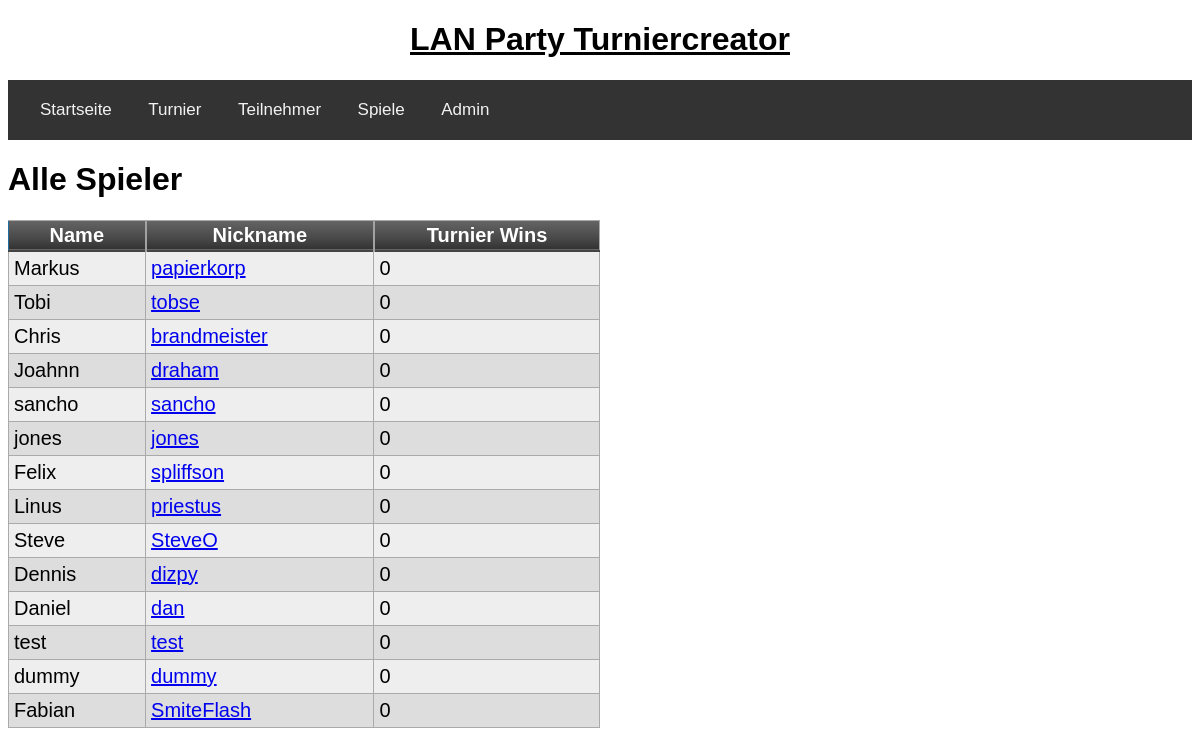
The app's page /teilnehmer with its own data.
### tables this page shows
CREATE TABLE teilnehmer(teilnehmerid integer primary key autoincrement, name text, nickname text unique);

### app/routes.py (the view)
@app.route('/teilnehmer', methods=["POST", "GET"])
def teilnehmer():
	alle_teilnehmer = get_all_teilnehmer()
	return render_template('player_all.html', title="Alle Teilnehmer Übersicht", alle_teilnehmer=alle_teilnehmer)

### app/db/db.py (called while the page is built)
def get_all_teilnehmer():
	query = 'select name, nickname from teilnehmer;'
	return execute_select_query(query)

def execute_select_query(query):
	try:
		cursor.execute(query)
		return cursor.fetchall()
	except sqlite3.IntegrityError as e:
		return "Integrity Error: " + str(e)
	connection.close()

### app/templates/player_all.html
{% extends "base.html" %}
{% block app_content %}
        <h1>Alle Spieler</h1>
        <table class="myTable">
            <thead>
                <tr>
                    <th>Name</th>
                    <th>Nickname</th>
                    <th>Turnier Wins</th>
                </tr>
            </thead>
            {% for teilnehmer in alle_teilnehmer %}
                <tr>
                    <td>{{ teilnehmer[0] }}</td>
                    <td><a href="{{ url_for("profil", nickname=teilnehmer[1]) }}">{{ teilnehmer[1] }}</a></td>
                    <td>0</td>
                </tr>
            {% endfor %}
        </table>
{% endblock %}

### app/static/index.css (style rules this page uses)
* { font-family: sans-serif; }

### app/static/tables.css (style rules this page uses)
table.myTable { border: 1px solid #1C6EA4; background-color: #EEEEEE; min-width: 50%; width: auto; text-align: left; border-collapse: collapse; }
table.myTable td, table.myTable th { border: 1px solid #AAAAAA; padding: 3px 2px; }
table.myTable tbody td { font-size: 20px; padding: 5px; }
table.myTable tr:nth-child(even) { background: #DDDDDD; }
table.myTable thead { background: #333333; background: -moz-linear-gradient(top, #666666 0%, #474747 66%, #333333 100%); background: -webkit-linear-gradient(top, #666666 0%, #474747 66%, #333333 100%); background: linear-gradient(to bottom, #666666 0%, #474747 66%, #333333 100%); border-bottom: 2px solid #444444; }
table.myTable thead th { font-size: 20px; font-weight: bold; color: #FFFFFF; text-align: center; border-left: 2px solid #A2A2A2; }
table.myTable thead th:first-child { border-left: none; }

### records on screen
teilnehmer: name "Markus", nickname "papierkorp"
teilnehmer: name "Tobi", nickname "tobse"
teilnehmer: name "Chris", nickname "brandmeister"
teilnehmer: name "Joahnn", nickname "draham"
teilnehmer: name "sancho", nickname "sancho"
teilnehmer: name "jones", nickname "jones"
teilnehmer: name "Felix", nickname "spliffson"
teilnehmer: name "Linus", nickname "priestus"
teilnehmer: name "Steve", nickname "SteveO"
teilnehmer: name "Dennis", nickname "dizpy"
teilnehmer: name "Daniel", nickname "dan"
teilnehmer: name "test", nickname "test"
teilnehmer: name "dummy", nickname "dummy"
teilnehmer: name "Fabian", nickname "SmiteFlash"
